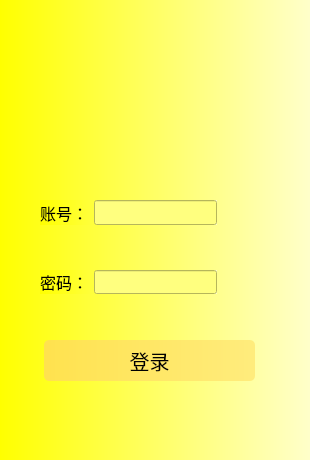
<?xml version="1.0" encoding="UTF-8"?>
<ui version="4.0">
 <class>LoginForm</class>
 <widget class="QWidget" name="LoginForm">
  <property name="geometry">
   <rect>
    <x>0</x>
    <y>0</y>
    <width>310</width>
    <height>460</height>
   </rect>
  </property>
  <property name="windowTitle">
   <string>Form</string>
  </property>
  <property name="styleSheet">
   <string notr="true">background-color: qlineargradient(spread:pad, x1:0, y1:0, x2:1, y2:0, stop:0 rgba(255, 255, 0, 255), stop:1 rgba(255,255,202, 255));
</string>
  </property>
  <widget class="QPushButton" name="loginButton">
   <property name="geometry">
    <rect>
     <x>44</x>
     <y>340</y>
     <width>211</width>
     <height>41</height>
    </rect>
   </property>
   <property name="font">
    <font>
     <family>楷体</family>
     <pointsize>15</pointsize>
    </font>
   </property>
   <property name="styleSheet">
    <string notr="true">QPushButton{
    color: rgb(0, 0, 0);
    border:0px groove gray;
    border-radius:5px;
    padding:2px 4px;
    border-style: outset;
	background-color: qlineargradient(spread:pad, x1:0, y1:0, x2:1, y2:0, stop:0 rgba(255, 226, 78), stop:1 rgba(255, 236, 125, 255));
}</string>
   </property>
   <property name="text">
    <string>登录</string>
   </property>
  </widget>
  <widget class="QWidget" name="layoutWidget">
   <property name="geometry">
    <rect>
     <x>40</x>
     <y>200</y>
     <width>177</width>
     <height>25</height>
    </rect>
   </property>
   <layout class="QHBoxLayout" name="horizontalLayout">
    <item>
     <widget class="QLabel" name="nameLb">
      <property name="font">
       <font>
        <family>楷体</family>
        <pointsize>12</pointsize>
       </font>
      </property>
      <property name="styleSheet">
       <string notr="true">background-color: transparent;</string>
      </property>
      <property name="text">
       <string>账号：</string>
      </property>
     </widget>
    </item>
    <item>
     <widget class="QLineEdit" name="nameEdit">
      <property name="font">
       <font>
        <family>楷体</family>
        <pointsize>12</pointsize>
       </font>
      </property>
      <property name="styleSheet">
       <string notr="true">background-color: rgb(255, 255, 127);</string>
      </property>
     </widget>
    </item>
   </layout>
  </widget>
  <widget class="QWidget" name="layoutWidget">
   <property name="geometry">
    <rect>
     <x>40</x>
     <y>270</y>
     <width>177</width>
     <height>24</height>
    </rect>
   </property>
   <layout class="QHBoxLayout" name="horizontalLayout_2">
    <item>
     <widget class="QLabel" name="passwdLb">
      <property name="font">
       <font>
        <family>楷体</family>
        <pointsize>12</pointsize>
       </font>
      </property>
      <property name="styleSheet">
       <string notr="true">background-color: transparent;</string>
      </property>
      <property name="text">
       <string>密码：</string>
      </property>
     </widget>
    </item>
    <item>
     <widget class="QLineEdit" name="passwdEdit">
      <property name="font">
       <font>
        <family>楷体</family>
        <pointsize>12</pointsize>
       </font>
      </property>
      <property name="styleSheet">
       <string notr="true">background-color: rgb(255, 255, 127);</string>
      </property>
     </widget>
    </item>
   </layout>
  </widget>
 </widget>
 <resources/>
 <connections/>
</ui>
